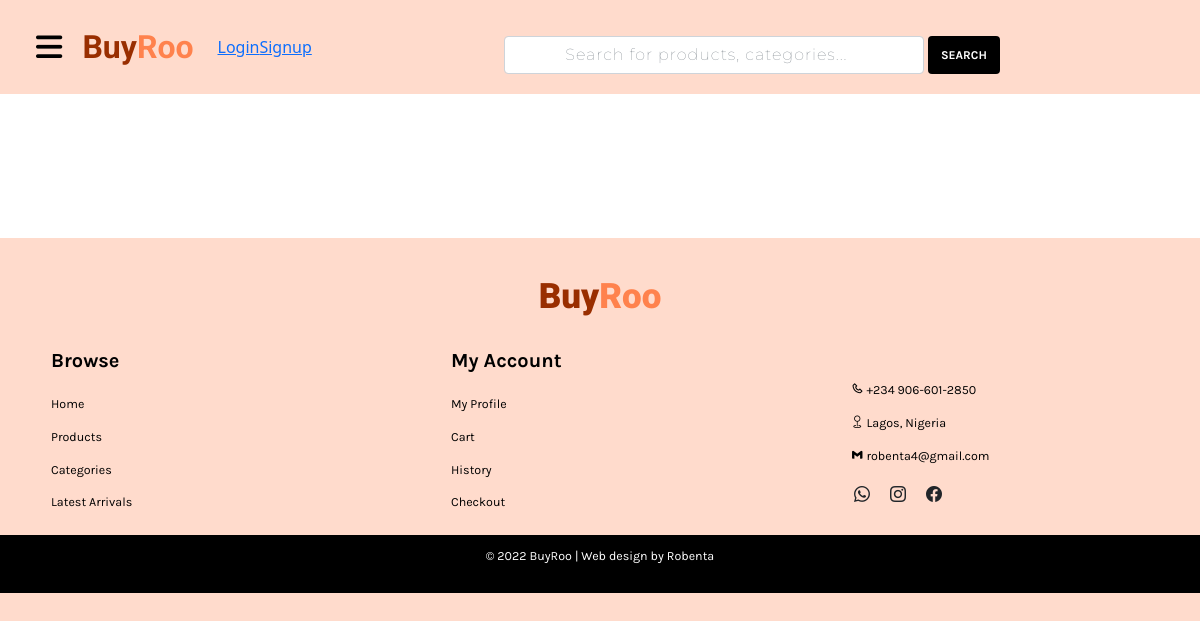
The app's page /category/9/, older data.
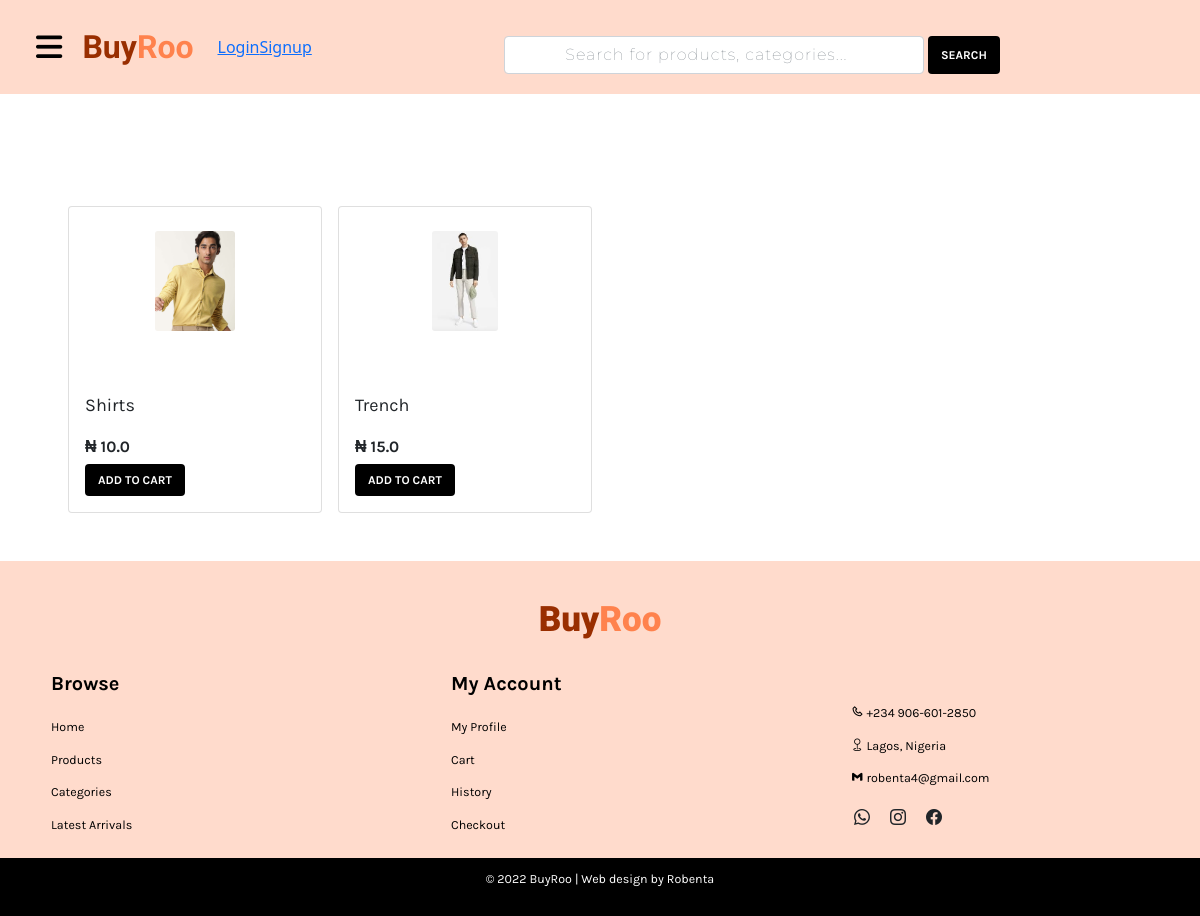
The same page, newer data.
### buyroo/models.py (models this page shows, shortened)
class Product(models.Model):
    category = models.ForeignKey(Category, on_delete=models.CASCADE)
    name = models.CharField(max_length=50)
    price = models.FloatField()
    image = models.ImageField(upload_to='products', default='pix.jpg')
    description = models.TextField()
    featured = models.BooleanField()
    latest = models.BooleanField()
    available = models.BooleanField()
    women_dress = models.BooleanField(default=False)
    women_blouse = models.BooleanField(default=False)
    boy_shirt = models.BooleanField(default=False)
    boy_pant = models.BooleanField(default=False)
    men_jacket = models.BooleanField(default=False)
    men_trench = models.BooleanField(default=False)
    girl_dress = models.BooleanField(default=False)
    girl_skirt = models.BooleanField(default=False)
    min = models.IntegerField()
    max = models.IntegerField()

### buyroo/views.py (the view)
# urls.py: path('category/<str:id>/' , views.single_category, name='category'),
def single_category(request,id):
    category = Product.objects.filter(category_id=id)
    categories = Category.objects.all()
    context={
        'category': category,
        'categories': categories
    }
    return render(request, 'category.html', context)

### buyroo/templates/category.html (shortened to what this page needs)
{% extends 'base.html' %}
{% block content %}
<div class="container-fluid pt-5">
    <div class="row row-cols-2 row-cols-md-3 row-cols-lg-4 g-3 m-5">
        {% if category %}
            {% for item in category %}
                <div class="col">
                    <div class="card">
                        <img src="{{item.image.url}}" class="card-img w-50 mx-auto mt-4">
                        <div class="card-body mt-5">
                            <h5 class="card-text">{{item.name}}<h5>
                            <h5 class="card-title"> &#8358 {{item.price}}</h5>
                            <a href="" class="btn">ADD TO CART</a>
                        </div>
                    </div>
                </div>
            {% endfor %}
        {% endif %}
    </div>
</div>
{% endblock content %}

Row changes from the older to the newer data that the page shows:
added Product: image (picture), name "Shirts", price "10.0"
added Product: image (picture), name "Trench", price "15.0"
